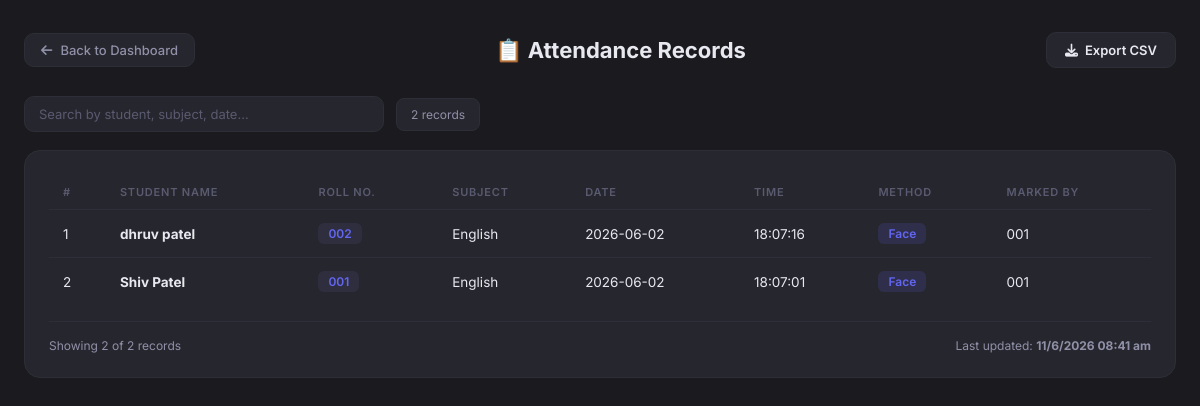
Screenshot of /view-attendance (signed in) with the database file from the repository.
### tables this page shows
CREATE TABLE attendance (
    id            INTEGER  PRIMARY KEY AUTOINCREMENT,
    student_roll  TEXT     NOT NULL,
    student_name  TEXT     NOT NULL,
    subject       TEXT     NOT NULL,
    date          TEXT     NOT NULL,
    time          TEXT     NOT NULL,
    marked_by     TEXT     NOT NULL,
    method        TEXT     DEFAULT 'manual',
    lbph_conf     REAL,
    hist_score    REAL,
    location      TEXT,
    device_info   TEXT,
    created_at    DATETIME DEFAULT CURRENT_TIMESTAMP
);

### app.py (the view)
@app.route("/view-attendance")
@login_required_faculty
def view_attendance():
    db = get_db()
    try:
        rows = db.execute(
            "SELECT student_name, student_roll, subject, date, time, method, marked_by "
            "FROM attendance WHERE marked_by=? ORDER BY date DESC, time DESC",
            (session["faculty_id"],)
        ).fetchall()
        return render_template("view_attendance.html", data=[dict(r) for r in rows])
    except Exception as e:
        flash(f"Error loading attendance: {e}", "error")
        return redirect(url_for("faculty_dashboard") + "#dashboard")
    finally:
        db.close()

### app.py (called while the page is built, shortened)
@app.after_request
def ensure_session_saved(response):
    if "_csrf" in session:
        session.modified = True
    return response

def generate_csrf_token() -> str:
    if "_csrf" not in session:
        session["_csrf"] = secrets.token_hex(24)
    return session["_csrf"]

@app.before_request
def enforce_csrf():
    generate_csrf_token()
    if "student_roll" in session or "faculty_id" in session:
        session.permanent = True
        session.modified = True
    if request.method in ("GET", "HEAD", "OPTIONS"):
        return

@app.context_processor
def inject_csrf():
    return {"csrf_token": generate_csrf_token()}

### database/db.py (called while the page is built)
def get_db():
    conn = sqlite3.connect(DB_PATH, timeout=30)
    conn.row_factory  = sqlite3.Row
    conn.execute("PRAGMA foreign_keys  = ON")
    conn.execute("PRAGMA journal_mode  = WAL")
    conn.execute("PRAGMA synchronous   = NORMAL")
    conn.execute("PRAGMA cache_size    = -8000")
    conn.execute("PRAGMA busy_timeout  = 30000")
    return conn

### templates/view_attendance.html (shortened to what this page needs)
<!DOCTYPE html>
<html lang="en">
<head>
    <link rel="stylesheet" href="https://cdnjs.cloudflare.com/ajax/libs/font-awesome/6.4.0/css/all.min.css">
</head>
<body>
    <div class="top-nav">
        <a href="/faculty-dashboard" class="back-btn">
            <i class="fas fa-arrow-left"></i> Back to Dashboard
        </a>
        <div class="page-title">📋 Attendance Records</div>
        <div class="top-right">
            <a href="/api/attendance-export" class="btn">
                <i class="fas fa-download"></i> Export CSV
            </a>
        </div>
    </div>
    <div class="search-bar">
        <input type="text" class="search-input" id="searchInput"
               placeholder="Search by student, subject, date…"
               oninput="filterTable(this.value)">
        <div class="record-count" id="recordCount">
            {{ data | length }} record{{ 's' if data | length != 1 else '' }}
        </div>
    </div>
    <div class="card">
        {% if data %}
        <table id="attTable">
            <thead>
                <tr>
                    <th>#</th>
                    <th>Student Name</th>
                    <th>Roll No.</th>
                    <th>Subject</th>
                    <th>Date</th>
                    <th>Time</th>
                    <th>Method</th>
                    <th>Marked By</th>
                </tr>
            </thead>
            <tbody>
                {% for row in data %}
                <tr>
                    <td>{{ loop.index }}</td>
                    <td><strong>{{ row['student_name'] }}</strong></td>
                    <td><span class="roll-badge">{{ row['student_roll'] }}</span></td>
                    <td>{{ row['subject'] }}</td>
                    <td>{{ row['date'] }}</td>
                    <td>{{ row['time'] }}</td>
                    <td>
                        {% set m = row['method'] | default('manual') | lower %}
                        <span class="method-badge method-{{ m if m in ['face','manual','bulk','self'] else 'other' }}">
                            {{ m | capitalize }}
                        </span>
                    </td>
                    <td>{{ row['marked_by'] }}</td>
                </tr>
                {% endfor %}
            </tbody>
        </table>
        <div class="table-footer">
            <span id="visibleCount">Showing {{ data | length }} of {{ data | length }} records</span>
            <span>Last updated: <strong id="updateTime"></strong></span>
        </div>
        {% else %}
        <div class="empty">
            <i class="fas fa-calendar-times"></i>
            No attendance records found.
        </div>
        {% endif %}
    </div>
</body>
</html>

### templates/view_attendance.html (style rules this page uses)
* { box-sizing: border-box; margin: 0; padding: 0; }
:root { --bg: #1a1a1f; --card: #26262e; --border: #2e2e38; --accent-blue: #6366f1; --accent-green: #22c55e; --text-primary: #e8e8f0; --text-secondary: #9090a8; --text-muted: #5a5a70; --pill-bg: #2e2e3e; }
body { font-family: 'Inter', sans-serif; background: var(--bg); color: var(--text-primary); min-height: 100vh; padding: 32px 24px; }
.top-nav { display: flex; align-items: center; justify-content: space-between; margin-bottom: 28px; flex-wrap: wrap; gap: 12px; }
.back-btn { display: inline-flex; align-items: center; gap: 8px; color: var(--text-secondary); text-decoration: none; font-size: 13px; font-weight: 500; padding: 8px 16px; border-radius: 10px; border: 1px solid var(--border); background: var(--card); transition: all 0.2s; }
.page-title { font-size: 22px; font-weight: 700; color: var(--text-primary); }
.top-right { display: flex; gap: 10px; align-items: center; }
.btn { display: inline-flex; align-items: center; gap: 7px; padding: 9px 18px; border-radius: 10px; font-size: 13px; font-weight: 600; font-family: 'Inter', sans-serif; cursor: pointer; border: 1.5px solid var(--border); background: var(--card); color: var(--text-primary); text-decoration: none; transition: all 0.2s; }
.search-bar { display: flex; gap: 12px; margin-bottom: 18px; align-items: center; flex-wrap: wrap; }
.search-input { flex: 1; min-width: 200px; max-width: 360px; background: var(--card); border: 1.5px solid var(--border); border-radius: 10px; padding: 9px 14px; font-size: 13px; font-family: 'Inter', sans-serif; color: var(--text-primary); outline: none; transition: border-color 0.2s; }
.search-input::placeholder { color: var(--text-muted); }
.record-count { font-size: 12px; color: var(--text-secondary); padding: 8px 14px; background: var(--card); border: 1px solid var(--border); border-radius: 8px; }
.card { background: var(--card); border: 1px solid var(--border); border-radius: 16px; padding: 24px; overflow-x: auto; }
table { width: 100%; border-collapse: collapse; }
thead th { padding: 10px 14px; text-align: left; font-size: 11px; font-weight: 600; color: var(--text-muted); text-transform: uppercase; letter-spacing: 0.8px; border-bottom: 1px solid var(--border); white-space: nowrap; }
tbody tr { border-bottom: 1px solid var(--border); transition: background 0.15s; }
tbody tr:last-child { border-bottom: none; }
tbody td { padding: 13px 14px; font-size: 13.5px; color: var(--text-primary); vertical-align: middle; }
.roll-badge { background: var(--pill-bg); color: var(--accent-blue); border-radius: 6px; padding: 3px 10px; font-size: 12px; font-weight: 600; display: inline-block; }
.method-badge { display: inline-block; padding: 3px 10px; border-radius: 6px; font-size: 12px; font-weight: 600; }
.method-face { background: rgba(99,102,241,0.15); color: #6366f1; }
.table-footer { display: flex; align-items: center; justify-content: space-between; padding-top: 16px; margin-top: 16px; border-top: 1px solid var(--border); font-size: 12px; color: var(--text-secondary); flex-wrap: wrap; gap: 8px; }

### rows the page displays
attendance: student_name "dhruv patel", student_roll "002", subject "English", date "2026-06-02", time "18:07:16", method "Face", marked_by "001"
attendance: student_name "Shiv Patel", student_roll "001", subject "English", date "2026-06-02", time "18:07:01", method "Face", marked_by "001"

### other values shown
{{ data | length }} "2"
{{ 's' if data | length != 1 else '' }} "s"
